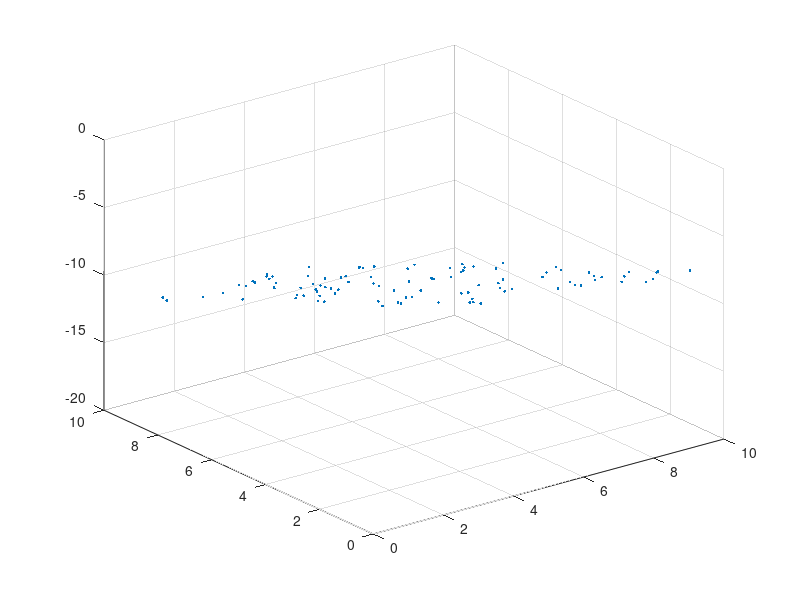

Write the MATLAB code that produced this figure.
% based on http://stackoverflow.com/questions/10900141/fast-plane-fitting-to-many-points

% Generate some test data
A = 2;
B = 3;
C = 2.5;
D = -1;

G = 10*rand(100, 2);  % x and y test points

% compute z from plane, add noise (zero-mean!)
G(:,3) = -(A*G(:,1) + B*G(:,2) + D) / C + 0.1*randn(100,1);
G(:,4) = ones(100,1);   % augment your matrix

%{
    3.8045    7.8023  -11.9823    1.0000
    5.6782    0.8113   -5.1851    1.0000
    3.3712    7.9483  -12.0836    1.0000
    ...
%}

[u s v] = svd(G, 0);
P = v(:,4);             % Last column is your plane equation

disp(P');
figure(1)
plot3(G(:, 1), G(:, 2), G(:, 3),'.'); 
grid on;